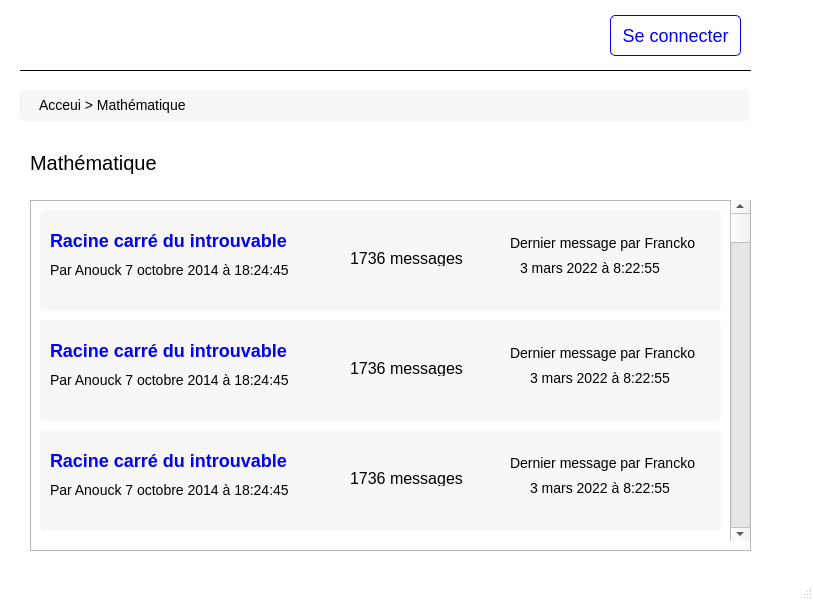
<?xml version="1.0" encoding="UTF-8"?>
<ui version="4.0">
 <class>MainWindow</class>
 <widget class="QMainWindow" name="MainWindow">
  <property name="geometry">
   <rect>
    <x>0</x>
    <y>0</y>
    <width>813</width>
    <height>600</height>
   </rect>
  </property>
  <property name="windowTitle">
   <string>MainWindow</string>
  </property>
  <property name="styleSheet">
   <string notr="true">QMainWindow {
background-color: white;
}

QLabel {
font-size: 14px;
}
</string>
  </property>
  <widget class="QWidget" name="centralwidget">
   <widget class="QFrame" name="nav_bar">
    <property name="geometry">
     <rect>
      <x>20</x>
      <y>10</y>
      <width>731</width>
      <height>61</height>
     </rect>
    </property>
    <property name="styleSheet">
     <string notr="true">QFrame#nav_bar {
border:1px solid black; 
border-left: 0px;
border-right: 0px;
border-top: 0px;
}

QLabel#logo{
	font-size: 24px;
}
</string>
    </property>
    <property name="frameShape">
     <enum>QFrame::StyledPanel</enum>
    </property>
    <property name="frameShadow">
     <enum>QFrame::Raised</enum>
    </property>
    <widget class="QPushButton" name="pushButton">
     <property name="geometry">
      <rect>
       <x>590</x>
       <y>5</y>
       <width>131</width>
       <height>41</height>
      </rect>
     </property>
     <property name="styleSheet">
      <string notr="true">QPushButton#pushButton {
color: blue;
border: 1px solid blue;
border-radius: 5px;
padding: 10px;
font-size: 18px;
}

QPushButton#pushButton::hover {
color: white;
background-color: blue;
}</string>
     </property>
     <property name="text">
      <string>Se connecter</string>
     </property>
    </widget>
    <widget class="QLabel" name="label_13">
     <property name="geometry">
      <rect>
       <x>2</x>
       <y>2</y>
       <width>60</width>
       <height>51</height>
      </rect>
     </property>
     <property name="text">
      <string/>
     </property>
     <property name="pixmap">
      <pixmap>../../../../Downloads/bulle-de-chat.png</pixmap>
     </property>
     <property name="scaledContents">
      <bool>true</bool>
     </property>
    </widget>
   </widget>
   <widget class="QLabel" name="label_2">
    <property name="geometry">
     <rect>
      <x>30</x>
      <y>147</y>
      <width>136</width>
      <height>31</height>
     </rect>
    </property>
    <property name="styleSheet">
     <string notr="true">font-size: 20px;

</string>
    </property>
    <property name="text">
     <string>Mathématique</string>
    </property>
   </widget>
   <widget class="QFrame" name="frame">
    <property name="geometry">
     <rect>
      <x>30</x>
      <y>200</y>
      <width>721</width>
      <height>351</height>
     </rect>
    </property>
    <property name="styleSheet">
     <string notr="true">QFrame#frame_2, #frame_3, #frame_4 {
background-color: #f7f7f7;
border-radius: 5px;
}</string>
    </property>
    <property name="frameShape">
     <enum>QFrame::StyledPanel</enum>
    </property>
    <property name="frameShadow">
     <enum>QFrame::Raised</enum>
    </property>
    <widget class="QFrame" name="frame_2">
     <property name="geometry">
      <rect>
       <x>10</x>
       <y>10</y>
       <width>681</width>
       <height>101</height>
      </rect>
     </property>
     <property name="frameShape">
      <enum>QFrame::StyledPanel</enum>
     </property>
     <property name="frameShadow">
      <enum>QFrame::Raised</enum>
     </property>
     <widget class="QLabel" name="label_3">
      <property name="geometry">
       <rect>
        <x>10</x>
        <y>10</y>
        <width>251</width>
        <height>41</height>
       </rect>
      </property>
      <property name="styleSheet">
       <string notr="true">font-size: 18px;
font-weight: bold;
color: blue;</string>
      </property>
      <property name="text">
       <string>Racine carré du introuvable</string>
      </property>
     </widget>
     <widget class="QLabel" name="label_4">
      <property name="geometry">
       <rect>
        <x>10</x>
        <y>50</y>
        <width>251</width>
        <height>20</height>
       </rect>
      </property>
      <property name="styleSheet">
       <string notr="true">fonr-size: 14px;</string>
      </property>
      <property name="text">
       <string>Par Anouck 7 octobre 2014 à 18:24:45</string>
      </property>
     </widget>
     <widget class="QLabel" name="label_5">
      <property name="geometry">
       <rect>
        <x>310</x>
        <y>40</y>
        <width>121</width>
        <height>16</height>
       </rect>
      </property>
      <property name="styleSheet">
       <string notr="true">font-size: 16px;</string>
      </property>
      <property name="text">
       <string>1736 messages</string>
      </property>
     </widget>
     <widget class="QLabel" name="label_6">
      <property name="geometry">
       <rect>
        <x>470</x>
        <y>20</y>
        <width>191</width>
        <height>41</height>
       </rect>
      </property>
      <property name="text">
       <string>Dernier message par Francko
</string>
      </property>
     </widget>
     <widget class="QLabel" name="label_7">
      <property name="geometry">
       <rect>
        <x>480</x>
        <y>50</y>
        <width>151</width>
        <height>16</height>
       </rect>
      </property>
      <property name="text">
       <string>3 mars 2022 à 8:22:55</string>
      </property>
     </widget>
     <widget class="QScrollBar" name="verticalScrollBar">
      <property name="geometry">
       <rect>
        <x>700</x>
        <y>90</y>
        <width>16</width>
        <height>160</height>
       </rect>
      </property>
      <property name="orientation">
       <enum>Qt::Vertical</enum>
      </property>
     </widget>
    </widget>
    <widget class="QFrame" name="frame_3">
     <property name="geometry">
      <rect>
       <x>10</x>
       <y>120</y>
       <width>681</width>
       <height>101</height>
      </rect>
     </property>
     <property name="frameShape">
      <enum>QFrame::StyledPanel</enum>
     </property>
     <property name="frameShadow">
      <enum>QFrame::Raised</enum>
     </property>
     <widget class="QLabel" name="label_8">
      <property name="geometry">
       <rect>
        <x>10</x>
        <y>10</y>
        <width>251</width>
        <height>41</height>
       </rect>
      </property>
      <property name="styleSheet">
       <string notr="true">font-size: 18px;
font-weight: bold;
color: blue;</string>
      </property>
      <property name="text">
       <string>Racine carré du introuvable</string>
      </property>
     </widget>
     <widget class="QLabel" name="label_9">
      <property name="geometry">
       <rect>
        <x>10</x>
        <y>50</y>
        <width>251</width>
        <height>20</height>
       </rect>
      </property>
      <property name="styleSheet">
       <string notr="true">fonr-size: 14px;</string>
      </property>
      <property name="text">
       <string>Par Anouck 7 octobre 2014 à 18:24:45</string>
      </property>
     </widget>
     <widget class="QLabel" name="label_10">
      <property name="geometry">
       <rect>
        <x>310</x>
        <y>40</y>
        <width>121</width>
        <height>16</height>
       </rect>
      </property>
      <property name="styleSheet">
       <string notr="true">font-size: 16px;</string>
      </property>
      <property name="text">
       <string>1736 messages</string>
      </property>
     </widget>
     <widget class="QLabel" name="label_11">
      <property name="geometry">
       <rect>
        <x>470</x>
        <y>20</y>
        <width>191</width>
        <height>41</height>
       </rect>
      </property>
      <property name="text">
       <string>Dernier message par Francko
</string>
      </property>
     </widget>
     <widget class="QLabel" name="label_12">
      <property name="geometry">
       <rect>
        <x>490</x>
        <y>50</y>
        <width>151</width>
        <height>16</height>
       </rect>
      </property>
      <property name="text">
       <string>3 mars 2022 à 8:22:55</string>
      </property>
     </widget>
    </widget>
    <widget class="QFrame" name="frame_4">
     <property name="geometry">
      <rect>
       <x>10</x>
       <y>230</y>
       <width>681</width>
       <height>101</height>
      </rect>
     </property>
     <property name="frameShape">
      <enum>QFrame::StyledPanel</enum>
     </property>
     <property name="frameShadow">
      <enum>QFrame::Raised</enum>
     </property>
     <widget class="QLabel" name="label_18">
      <property name="geometry">
       <rect>
        <x>10</x>
        <y>10</y>
        <width>251</width>
        <height>41</height>
       </rect>
      </property>
      <property name="styleSheet">
       <string notr="true">font-size: 18px;
font-weight: bold;
color: blue;</string>
      </property>
      <property name="text">
       <string>Racine carré du introuvable</string>
      </property>
     </widget>
     <widget class="QLabel" name="label_19">
      <property name="geometry">
       <rect>
        <x>10</x>
        <y>50</y>
        <width>251</width>
        <height>20</height>
       </rect>
      </property>
      <property name="styleSheet">
       <string notr="true">fonr-size: 14px;</string>
      </property>
      <property name="text">
       <string>Par Anouck 7 octobre 2014 à 18:24:45</string>
      </property>
     </widget>
     <widget class="QLabel" name="label_20">
      <property name="geometry">
       <rect>
        <x>310</x>
        <y>40</y>
        <width>121</width>
        <height>16</height>
       </rect>
      </property>
      <property name="styleSheet">
       <string notr="true">font-size: 16px;</string>
      </property>
      <property name="text">
       <string>1736 messages</string>
      </property>
     </widget>
     <widget class="QLabel" name="label_21">
      <property name="geometry">
       <rect>
        <x>470</x>
        <y>20</y>
        <width>191</width>
        <height>41</height>
       </rect>
      </property>
      <property name="text">
       <string>Dernier message par Francko
</string>
      </property>
     </widget>
     <widget class="QLabel" name="label_22">
      <property name="geometry">
       <rect>
        <x>490</x>
        <y>50</y>
        <width>151</width>
        <height>16</height>
       </rect>
      </property>
      <property name="text">
       <string>3 mars 2022 à 8:22:55</string>
      </property>
     </widget>
    </widget>
    <widget class="QScrollBar" name="verticalScrollBar_2">
     <property name="geometry">
      <rect>
       <x>700</x>
       <y>0</y>
       <width>20</width>
       <height>341</height>
      </rect>
     </property>
     <property name="orientation">
      <enum>Qt::Vertical</enum>
     </property>
    </widget>
   </widget>
   <widget class="QFrame" name="frame_5">
    <property name="geometry">
     <rect>
      <x>19</x>
      <y>90</y>
      <width>731</width>
      <height>31</height>
     </rect>
    </property>
    <property name="styleSheet">
     <string notr="true">QFrame{
background-color: #f7f7f7;
border-radius: 5px;
}</string>
    </property>
    <property name="frameShape">
     <enum>QFrame::StyledPanel</enum>
    </property>
    <property name="frameShadow">
     <enum>QFrame::Raised</enum>
    </property>
    <widget class="QLabel" name="label">
     <property name="geometry">
      <rect>
       <x>20</x>
       <y>5</y>
       <width>151</width>
       <height>20</height>
      </rect>
     </property>
     <property name="text">
      <string>Acceui &gt; Mathématique</string>
     </property>
    </widget>
   </widget>
  </widget>
  <widget class="QMenuBar" name="menubar">
   <property name="geometry">
    <rect>
     <x>0</x>
     <y>0</y>
     <width>813</width>
     <height>24</height>
    </rect>
   </property>
  </widget>
  <widget class="QStatusBar" name="statusbar"/>
 </widget>
 <resources/>
 <connections/>
</ui>
